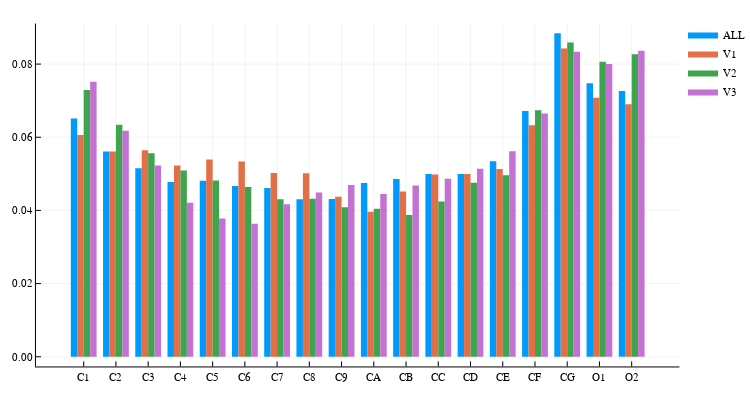

Notebook code cell kept with this figure:
### Code cell
x_lig = repeat(name_lig_v1, outer = 4)
g_lig = repeat(["ALL" ; "V1" ; "V2" ; "V3"], inner = length(mask_lig))

groupedbar(x_lig, hcat(dens_lig_full, dens_lig_v1, dens_lig_v2, dens_lig_v3),
    bar_position = :dodge, linecolor = false, size = (750, 400),
    group = g_lig)

### Figure 1 — Plotly figure (JSON) as saved in the notebook; plotly's stock layout.template omitted (floating-point values rounded to 4 significant figures)
{"data": [{"fill": "tozeroy", "fillcolor": "rgba(0, 154, 250, 1.000)", "legendgroup": "ALL", "line": {"color": "rgba(0, 0, 0, 0)", "dash": "solid", "width": 1}, "mode": "lines", "name": "ALL", "showlegend": true, "type": "scatter", "x": [0.1, 0.1, 0.3, 0.3, 0.1, 0.1], "xaxis": "x", "y": [0.06514, 0, 0, 0.06514, 0.06514, 0.06514], "yaxis": "y"}, {"fill": "tozeroy", "fillcolor": "rgba(0, 154, 250, 1.000)", "legendgroup": "ALL", "line": {"color": "rgba(0, 0, 0, 0)", "dash": "solid", "width": 1}, "mode": "lines", "name": "ALL", "showlegend": false, "type": "scatter", "x": [1.1, 1.1, 1.3, 1.3, 1.1, 1.1], "xaxis": "x", "y": [0.0561, 0, 0, 0.0561, 0.0561, 0.0561], "yaxis": "y"}, {"fill": "tozeroy", "fillcolor": "rgba(0, 154, 250, 1.000)", "legendgroup": "ALL", "line": {"color": "rgba(0, 0, 0, 0)", "dash": "solid", "width": 1}, "mode": "lines", "name": "ALL", "showlegend": false, "type": "scatter", "x": [2.1, 2.1, 2.3, 2.3, 2.1, 2.1], "xaxis": "x", "y": [0.0515, 0, 0, 0.0515, 0.0515, 0.0515], "yaxis": "y"}, {"fill": "tozeroy", "fillcolor": "rgba(0, 154, 250, 1.000)", "legendgroup": "ALL", "line": {"color": "rgba(0, 0, 0, 0)", "dash": "solid", "width": 1}, "mode": "lines", "name": "ALL", "showlegend": false, "type": "scatter", "x": [3.1, 3.1, 3.3, 3.3, 3.1, 3.1], "xaxis": "x", "y": [0.04775, 0, 0, 0.04775, 0.04775, 0.04775], "yaxis": "y"}, {"fill": "tozeroy", "fillcolor": "rgba(0, 154, 250, 1.000)", "legendgroup": "ALL", "line": {"color": "rgba(0, 0, 0, 0)", "dash": "solid", "width": 1}, "mode": "lines", "name": "ALL", "showlegend": false, "type": "scatter", "x": [4.1, 4.1, 4.3, 4.3, 4.1, 4.1], "xaxis": "x", "y": [0.04811, 0, 0, 0.04811, 0.04811, 0.04811], "yaxis": "y"}, {"fill": "tozeroy", "fillcolor": "rgba(0, 154, 250, 1.000)", "legendgroup": "ALL", "line": {"color": "rgba(0, 0, 0, 0)", "dash": "solid", "width": 1}, "mode": "lines", "name": "ALL", "showlegend": false, "type": "scatter", "x": [5.1, 5.1, 5.3, 5.3, 5.1, 5.1], "xaxis": "x", "y": [0.04665, 0, 0, 0.04665, 0.04665, 0.04665], "yaxis": "y"}, {"fill": "tozeroy", "fillcolor": "rgba(0, 154, 250, 1.000)", "legendgroup": "ALL", "line": {"color": "rgba(0, 0, 0, 0)", "dash": "solid", "width": 1}, "mode": "lines", "name": "ALL", "showlegend": false, "type": "scatter", "x": [6.1, 6.1, 6.3, 6.3, 6.1, 6.1], "xaxis": "x", "y": [0.04615, 0, 0, 0.04615, 0.04615, 0.04615], "yaxis": "y"}, {"fill": "tozeroy", "fillcolor": "rgba(0, 154, 250, 1.000)", "legendgroup": "ALL", "line": {"color": "rgba(0, 0, 0, 0)", "dash": "solid", "width": 1}, "mode": "lines", "name": "ALL", "showlegend": false, "type": "scatter", "x": [7.1, 7.1, 7.3, 7.3, 7.1, 7.1], "xaxis": "x", "y": [0.04306, 0, 0, 0.04306, 0.04306, 0.04306], "yaxis": "y"}, {"fill": "tozeroy", "fillcolor": "rgba(0, 154, 250, 1.000)", "legendgroup": "ALL", "line": {"color": "rgba(0, 0, 0, 0)", "dash": "solid", "width": 1}, "mode": "lines", "name": "ALL", "showlegend": false, "type": "scatter", "x": [8.1, 8.1, 8.3, 8.3, 8.1, 8.1], "xaxis": "x", "y": [0.04313, 0, 0, 0.04313, 0.04313, 0.04313], "yaxis": "y"}, {"fill": "tozeroy", "fillcolor": "rgba(0, 154, 250, 1.000)", "legendgroup": "ALL", "line": {"color": "rgba(0, 0, 0, 0)", "dash": "solid", "width": 1}, "mode": "lines", "name": "ALL", "showlegend": false, "type": "scatter", "x": [9.1, 9.1, 9.3, 9.3, 9.1, 9.1], "xaxis": "x", "y": [0.04752, 0, 0, 0.04752, 0.04752, 0.04752], "yaxis": "y"}, {"fill": "tozeroy", "fillcolor": "rgba(0, 154, 250, 1.000)", "legendgroup": "ALL", "line": {"color": "rgba(0, 0, 0, 0)", "dash": "solid", "width": 1}, "mode": "lines", "name": "ALL", "showlegend": false, "type": "scatter", "x": [10.1, 10.1, 10.3, 10.3, 10.1, 10.1], "xaxis": "x", "y": [0.04856, 0, 0, 0.04856, 0.04856, 0.04856], "yaxis": "y"}, {"fill": "tozeroy", "fillcolor": "rgba(0, 154, 250, 1.000)", "legendgroup": "ALL", "line": {"color": "rgba(0, 0, 0, 0)", "dash": "solid", "width": 1}, "mode": "lines", "name": "ALL", "showlegend": false, "type": "scatter", "x": [11.1, 11.1, 11.3, 11.3, 11.1, 11.1], "xaxis": "x", "y": [0.04995, 0, 0, 0.04995, 0.04995, 0.04995], "yaxis": "y"}, {"fill": "tozeroy", "fillcolor": "rgba(0, 154, 250, 1.000)", "legendgroup": "ALL", "line": {"color": "rgba(0, 0, 0, 0)", "dash": "solid", "width": 1}, "mode": "lines", "name": "ALL", "showlegend": false, "type": "scatter", "x": [12.1, 12.1, 12.3, 12.3, 12.1, 12.1], "xaxis": "x", "y": [0.04993, 0, 0, 0.04993, 0.04993, 0.04993], "yaxis": "y"}, {"fill": "tozeroy", "fillcolor": "rgba(0, 154, 250, 1.000)", "legendgroup": "ALL", "line": {"color": "rgba(0, 0, 0, 0)", "dash": "solid", "width": 1}, "mode": "lines", "name": "ALL", "showlegend": false, "type": "scatter", "x": [13.1, 13.1, 13.3, 13.3, 13.1, 13.1], "xaxis": "x", "y": [0.05344, 0, 0, 0.05344, 0.05344, 0.05344], "yaxis": "y"}, {"fill": "tozeroy", "fillcolor": "rgba(0, 154, 250, 1.000)", "legendgroup": "ALL", "line": {"color": "rgba(0, 0, 0, 0)", "dash": "solid", "width": 1}, "mode": "lines", "name": "ALL", "showlegend": false, "type": "scatter", "x": [14.1, 14.1, 14.3, 14.3, 14.1, 14.1], "xaxis": "x", "y": [0.06719, 0, 0, 0.06719, 0.06719, 0.06719], "yaxis": "y"}, {"fill": "tozeroy", "fillcolor": "rgba(0, 154, 250, 1.000)", "legendgroup": "ALL", "line": {"color": "rgba(0, 0, 0, 0)", "dash": "solid", "width": 1}, "mode": "lines", "name": "ALL", "showlegend": false, "type": "scatter", "x": [15.1, 15.1, 15.3, 15.3, 15.1, 15.1], "xaxis": "x", "y": [0.08843, 0, 0, 0.08843, 0.08843, 0.08843], "yaxis": "y"}, {"fill": "tozeroy", "fillcolor": "rgba(0, 154, 250, 1.000)", "legendgroup": "ALL", "line": {"color": "rgba(0, 0, 0, 0)", "dash": "solid", "width": 1}, "mode": "lines", "name": "ALL", "showlegend": false, "type": "scatter", "x": [16.1, 16.1, 16.3, 16.3, 16.1, 16.1], "xaxis": "x", "y": [0.07477, 0, 0, 0.07477, 0.07477, 0.07477], "yaxis": "y"}, {"fill": "tozeroy", "fillcolor": "rgba(0, 154, 250, 1.000)", "legendgroup": "ALL", "line": {"color": "rgba(0, 0, 0, 0)", "dash": "solid", "width": 1}, "mode": "lines", "name": "ALL", "showlegend": false, "type": "scatter", "x": [17.1, 17.1, 17.3, 17.3, 17.1, 17.1], "xaxis": "x", "y": [0.07262, 0, 0, 0.07262, 0.07262, 0.07262], "yaxis": "y"}, {"fill": "tozeroy", "fillcolor": "rgba(227, 111, 71, 1.000)", "legendgroup": "V1", "line": {"color": "rgba(0, 0, 0, 0)", "dash": "solid", "width": 1}, "mode": "lines", "name": "V1", "showlegend": true, "type": "scatter", "x": [0.3, 0.3, 0.5, 0.5, 0.3, 0.3], "xaxis": "x", "y": [0.06058, 0, 0, 0.06058, 0.06058, 0.06058], "yaxis": "y"}, {"fill": "tozeroy", "fillcolor": "rgba(227, 111, 71, 1.000)", "legendgroup": "V1", "line": {"color": "rgba(0, 0, 0, 0)", "dash": "solid", "width": 1}, "mode": "lines", "name": "V1", "showlegend": false, "type": "scatter", "x": [1.3, 1.3, 1.5, 1.5, 1.3, 1.3], "xaxis": "x", "y": [0.05611, 0, 0, 0.05611, 0.05611, 0.05611], "yaxis": "y"}, {"fill": "tozeroy", "fillcolor": "rgba(227, 111, 71, 1.000)", "legendgroup": "V1", "line": {"color": "rgba(0, 0, 0, 0)", "dash": "solid", "width": 1}, "mode": "lines", "name": "V1", "showlegend": false, "type": "scatter", "x": [2.3, 2.3, 2.5, 2.5, 2.3, 2.3], "xaxis": "x", "y": [0.05643, 0, 0, 0.05643, 0.05643, 0.05643], "yaxis": "y"}, {"fill": "tozeroy", "fillcolor": "rgba(227, 111, 71, 1.000)", "legendgroup": "V1", "line": {"color": "rgba(0, 0, 0, 0)", "dash": "solid", "width": 1}, "mode": "lines", "name": "V1", "showlegend": false, "type": "scatter", "x": [3.3, 3.3, 3.5, 3.5, 3.3, 3.3], "xaxis": "x", "y": [0.05226, 0, 0, 0.05226, 0.05226, 0.05226], "yaxis": "y"}, {"fill": "tozeroy", "fillcolor": "rgba(227, 111, 71, 1.000)", "legendgroup": "V1", "line": {"color": "rgba(0, 0, 0, 0)", "dash": "solid", "width": 1}, "mode": "lines", "name": "V1", "showlegend": false, "type": "scatter", "x": [4.3, 4.3, 4.5, 4.5, 4.3, 4.3], "xaxis": "x", "y": [0.05389, 0, 0, 0.05389, 0.05389, 0.05389], "yaxis": "y"}, {"fill": "tozeroy", "fillcolor": "rgba(227, 111, 71, 1.000)", "legendgroup": "V1", "line": {"color": "rgba(0, 0, 0, 0)", "dash": "solid", "width": 1}, "mode": "lines", "name": "V1", "showlegend": false, "type": "scatter", "x": [5.3, 5.3, 5.5, 5.5, 5.3, 5.3], "xaxis": "x", "y": [0.05338, 0, 0, 0.05338, 0.05338, 0.05338], "yaxis": "y"}, {"fill": "tozeroy", "fillcolor": "rgba(227, 111, 71, 1.000)", "legendgroup": "V1", "line": {"color": "rgba(0, 0, 0, 0)", "dash": "solid", "width": 1}, "mode": "lines", "name": "V1", "showlegend": false, "type": "scatter", "x": [6.3, 6.3, 6.5, 6.5, 6.3, 6.3], "xaxis": "x", "y": [0.05022, 0, 0, 0.05022, 0.05022, 0.05022], "yaxis": "y"}, {"fill": "tozeroy", "fillcolor": "rgba(227, 111, 71, 1.000)", "legendgroup": "V1", "line": {"color": "rgba(0, 0, 0, 0)", "dash": "solid", "width": 1}, "mode": "lines", "name": "V1", "showlegend": false, "type": "scatter", "x": [7.3, 7.3, 7.5, 7.5, 7.3, 7.3], "xaxis": "x", "y": [0.05018, 0, 0, 0.05018, 0.05018, 0.05018], "yaxis": "y"}, {"fill": "tozeroy", "fillcolor": "rgba(227, 111, 71, 1.000)", "legendgroup": "V1", "line": {"color": "rgba(0, 0, 0, 0)", "dash": "solid", "width": 1}, "mode": "lines", "name": "V1", "showlegend": false, "type": "scatter", "x": [8.3, 8.3, 8.5, 8.5, 8.3, 8.3], "xaxis": "x", "y": [0.04374, 0, 0, 0.04374, 0.04374, 0.04374], "yaxis": "y"}, {"fill": "tozeroy", "fillcolor": "rgba(227, 111, 71, 1.000)", "legendgroup": "V1", "line": {"color": "rgba(0, 0, 0, 0)", "dash": "solid", "width": 1}, "mode": "lines", "name": "V1", "showlegend": false, "type": "scatter", "x": [9.3, 9.3, 9.5, 9.5, 9.3, 9.3], "xaxis": "x", "y": [0.03962, 0, 0, 0.03962, 0.03962, 0.03962], "yaxis": "y"}, {"fill": "tozeroy", "fillcolor": "rgba(227, 111, 71, 1.000)", "legendgroup": "V1", "line": {"color": "rgba(0, 0, 0, 0)", "dash": "solid", "width": 1}, "mode": "lines", "name": "V1", "showlegend": false, "type": "scatter", "x": [10.3, 10.3, 10.5, 10.5, 10.3, 10.3], "xaxis": "x", "y": [0.04514, 0, 0, 0.04514, 0.04514, 0.04514], "yaxis": "y"}, {"fill": "tozeroy", "fillcolor": "rgba(227, 111, 71, 1.000)", "legendgroup": "V1", "line": {"color": "rgba(0, 0, 0, 0)", "dash": "solid", "width": 1}, "mode": "lines", "name": "V1", "showlegend": false, "type": "scatter", "x": [11.3, 11.3, 11.5, 11.5, 11.3, 11.3], "xaxis": "x", "y": [0.04981, 0, 0, 0.04981, 0.04981, 0.04981], "yaxis": "y"}, {"fill": "tozeroy", "fillcolor": "rgba(227, 111, 71, 1.000)", "legendgroup": "V1", "line": {"color": "rgba(0, 0, 0, 0)", "dash": "solid", "width": 1}, "mode": "lines", "name": "V1", "showlegend": false, "type": "scatter", "x": [12.3, 12.3, 12.5, 12.5, 12.3, 12.3], "xaxis": "x", "y": [0.04996, 0, 0, 0.04996, 0.04996, 0.04996], "yaxis": "y"}, {"fill": "tozeroy", "fillcolor": "rgba(227, 111, 71, 1.000)", "legendgroup": "V1", "line": {"color": "rgba(0, 0, 0, 0)", "dash": "solid", "width": 1}, "mode": "lines", "name": "V1", "showlegend": false, "type": "scatter", "x": [13.3, 13.3, 13.5, 13.5, 13.3, 13.3], "xaxis": "x", "y": [0.05134, 0, 0, 0.05134, 0.05134, 0.05134], "yaxis": "y"}, {"fill": "tozeroy", "fillcolor": "rgba(227, 111, 71, 1.000)", "legendgroup": "V1", "line": {"color": "rgba(0, 0, 0, 0)", "dash": "solid", "width": 1}, "mode": "lines", "name": "V1", "showlegend": false, "type": "scatter", "x": [14.3, 14.3, 14.5, 14.5, 14.3, 14.3], "xaxis": "x", "y": [0.06326, 0, 0, 0.06326, 0.06326, 0.06326], "yaxis": "y"}, {"fill": "tozeroy", "fillcolor": "rgba(227, 111, 71, 1.000)", "legendgroup": "V1", "line": {"color": "rgba(0, 0, 0, 0)", "dash": "solid", "width": 1}, "mode": "lines", "name": "V1", "showlegend": false, "type": "scatter", "x": [15.3, 15.3, 15.5, 15.5, 15.3, 15.3], "xaxis": "x", "y": [0.08424, 0, 0, 0.08424, 0.08424, 0.08424], "yaxis": "y"}, {"fill": "tozeroy", "fillcolor": "rgba(227, 111, 71, 1.000)", "legendgroup": "V1", "line": {"color": "rgba(0, 0, 0, 0)", "dash": "solid", "width": 1}, "mode": "lines", "name": "V1", "showlegend": false, "type": "scatter", "x": [16.3, 16.3, 16.5, 16.5, 16.3, 16.3], "xaxis": "x", "y": [0.07081, 0, 0, 0.07081, 0.07081, 0.07081], "yaxis": "y"}, {"fill": "tozeroy", "fillcolor": "rgba(227, 111, 71, 1.000)", "legendgroup": "V1", "line": {"color": "rgba(0, 0, 0, 0)", "dash": "solid", "width": 1}, "mode": "lines", "name": "V1", "showlegend": false, "type": "scatter", "x": [17.3, 17.3, 17.5, 17.5, 17.3, 17.3], "xaxis": "x", "y": [0.06901, 0, 0, 0.06901, 0.06901, 0.06901], "yaxis": "y"}, {"fill": "tozeroy", "fillcolor": "rgba(62, 164, 78, 1.000)", "legendgroup": "V2", "line": {"color": "rgba(0, 0, 0, 0)", "dash": "solid", "width": 1}, "mode": "lines", "name": "V2", "showlegend": true, "type": "scatter", "x": [0.5, 0.5, 0.7, 0.7, 0.5, 0.5], "xaxis": "x", "y": [0.07294, 0, 0, 0.07294, 0.07294, 0.07294], "yaxis": "y"}, {"fill": "tozeroy", "fillcolor": "rgba(62, 164, 78, 1.000)", "legendgroup": "V2", "line": {"color": "rgba(0, 0, 0, 0)", "dash": "solid", "width": 1}, "mode": "lines", "name": "V2", "showlegend": false, "type": "scatter", "x": [1.5, 1.5, 1.7, 1.7, 1.5, 1.5], "xaxis": "x", "y": [0.06344, 0, 0, 0.06344, 0.06344, 0.06344], "yaxis": "y"}, {"fill": "tozeroy", "fillcolor": "rgba(62, 164, 78, 1.000)", "legendgroup": "V2", "line": {"color": "rgba(0, 0, 0, 0)", "dash": "solid", "width": 1}, "mode": "lines", "name": "V2", "showlegend": false, "type": "scatter", "x": [2.5, 2.5, 2.7, 2.7, 2.5, 2.5], "xaxis": "x", "y": [0.05559, 0, 0, 0.05559, 0.05559, 0.05559], "yaxis": "y"}, {"fill": "tozeroy", "fillcolor": "rgba(62, 164, 78, 1.000)", "legendgroup": "V2", "line": {"color": "rgba(0, 0, 0, 0)", "dash": "solid", "width": 1}, "mode": "lines", "name": "V2", "showlegend": false, "type": "scatter", "x": [3.5, 3.5, 3.7, 3.7, 3.5, 3.5], "xaxis": "x", "y": [0.05092, 0, 0, 0.05092, 0.05092, 0.05092], "yaxis": "y"}, {"fill": "tozeroy", "fillcolor": "rgba(62, 164, 78, 1.000)", "legendgroup": "V2", "line": {"color": "rgba(0, 0, 0, 0)", "dash": "solid", "width": 1}, "mode": "lines", "name": "V2", "showlegend": false, "type": "scatter", "x": [4.5, 4.5, 4.7, 4.7, 4.5, 4.5], "xaxis": "x", "y": [0.0482, 0, 0, 0.0482, 0.0482, 0.0482], "yaxis": "y"}, {"fill": "tozeroy", "fillcolor": "rgba(62, 164, 78, 1.000)", "legendgroup": "V2", "line": {"color": "rgba(0, 0, 0, 0)", "dash": "solid", "width": 1}, "mode": "lines", "name": "V2", "showlegend": false, "type": "scatter", "x": [5.5, 5.5, 5.7, 5.7, 5.5, 5.5], "xaxis": "x", "y": [0.04637, 0, 0, 0.04637, 0.04637, 0.04637], "yaxis": "y"}, {"fill": "tozeroy", "fillcolor": "rgba(62, 164, 78, 1.000)", "legendgroup": "V2", "line": {"color": "rgba(0, 0, 0, 0)", "dash": "solid", "width": 1}, "mode": "lines", "name": "V2", "showlegend": false, "type": "scatter", "x": [6.5, 6.5, 6.7, 6.7, 6.5, 6.5], "xaxis": "x", "y": [0.04305, 0, 0, 0.04305, 0.04305, 0.04305], "yaxis": "y"}, {"fill": "tozeroy", "fillcolor": "rgba(62, 164, 78, 1.000)", "legendgroup": "V2", "line": {"color": "rgba(0, 0, 0, 0)", "dash": "solid", "width": 1}, "mode": "lines", "name": "V2", "showlegend": false, "type": "scatter", "x": [7.5, 7.5, 7.7, 7.7, 7.5, 7.5], "xaxis": "x", "y": [0.04318, 0, 0, 0.04318, 0.04318, 0.04318], "yaxis": "y"}, {"fill": "tozeroy", "fillcolor": "rgba(62, 164, 78, 1.000)", "legendgroup": "V2", "line": {"color": "rgba(0, 0, 0, 0)", "dash": "solid", "width": 1}, "mode": "lines", "name": "V2", "showlegend": false, "type": "scatter", "x": [8.5, 8.5, 8.7, 8.7, 8.5, 8.5], "xaxis": "x", "y": [0.04083, 0, 0, 0.04083, 0.04083, 0.04083], "yaxis": "y"}, {"fill": "tozeroy", "fillcolor": "rgba(62, 164, 78, 1.000)", "legendgroup": "V2", "line": {"color": "rgba(0, 0, 0, 0)", "dash": "solid", "width": 1}, "mode": "lines", "name": "V2", "showlegend": false, "type": "scatter", "x": [9.5, 9.5, 9.7, 9.7, 9.5, 9.5], "xaxis": "x", "y": [0.04045, 0, 0, 0.04045, 0.04045, 0.04045], "yaxis": "y"}, {"fill": "tozeroy", "fillcolor": "rgba(62, 164, 78, 1.000)", "legendgroup": "V2", "line": {"color": "rgba(0, 0, 0, 0)", "dash": "solid", "width": 1}, "mode": "lines", "name": "V2", "showlegend": false, "type": "scatter", "x": [10.5, 10.5, 10.7, 10.7, 10.5, 10.5], "xaxis": "x", "y": [0.03878, 0, 0, 0.03878, 0.03878, 0.03878], "yaxis": "y"}, {"fill": "tozeroy", "fillcolor": "rgba(62, 164, 78, 1.000)", "legendgroup": "V2", "line": {"color": "rgba(0, 0, 0, 0)", "dash": "solid", "width": 1}, "mode": "lines", "name": "V2", "showlegend": false, "type": "scatter", "x": [11.5, 11.5, 11.7, 11.7, 11.5, 11.5], "xaxis": "x", "y": [0.04246, 0, 0, 0.04246, 0.04246, 0.04246], "yaxis": "y"}, {"fill": "tozeroy", "fillcolor": "rgba(62, 164, 78, 1.000)", "legendgroup": "V2", "line": {"color": "rgba(0, 0, 0, 0)", "dash": "solid", "width": 1}, "mode": "lines", "name": "V2", "showlegend": false, "type": "scatter", "x": [12.5, 12.5, 12.7, 12.7, 12.5, 12.5], "xaxis": "x", "y": [0.04758, 0, 0, 0.04758, 0.04758, 0.04758], "yaxis": "y"}, {"fill": "tozeroy", "fillcolor": "rgba(62, 164, 78, 1.000)", "legendgroup": "V2", "line": {"color": "rgba(0, 0, 0, 0)", "dash": "solid", "width": 1}, "mode": "lines", "name": "V2", "showlegend": false, "type": "scatter", "x": [13.5, 13.5, 13.7, 13.7, 13.5, 13.5], "xaxis": "x", "y": [0.04962, 0, 0, 0.04962, 0.04962, 0.04962], "yaxis": "y"}, {"fill": "tozeroy", "fillcolor": "rgba(62, 164, 78, 1.000)", "legendgroup": "V2", "line": {"color": "rgba(0, 0, 0, 0)", "dash": "solid", "width": 1}, "mode": "lines", "name": "V2", "showlegend": false, "type": "scatter", "x": [14.5, 14.5, 14.7, 14.7, 14.5, 14.5], "xaxis": "x", "y": [0.06739, 0, 0, 0.06739, 0.06739, 0.06739], "yaxis": "y"}, {"fill": "tozeroy", "fillcolor": "rgba(62, 164, 78, 1.000)", "legendgroup": "V2", "line": {"color": "rgba(0, 0, 0, 0)", "dash": "solid", "width": 1}, "mode": "lines", "name": "V2", "showlegend": false, "type": "scatter", "x": [15.5, 15.5, 15.7, 15.7, 15.5, 15.5], "xaxis": "x", "y": [0.08589, 0, 0, 0.08589, 0.08589, 0.08589], "yaxis": "y"}, {"fill": "tozeroy", "fillcolor": "rgba(62, 164, 78, 1.000)", "legendgroup": "V2", "line": {"color": "rgba(0, 0, 0, 0)", "dash": "solid", "width": 1}, "mode": "lines", "name": "V2", "showlegend": false, "type": "scatter", "x": [16.5, 16.5, 16.7, 16.7, 16.5, 16.5], "xaxis": "x", "y": [0.08065, 0, 0, 0.08065, 0.08065, 0.08065], "yaxis": "y"}, {"fill": "tozeroy", "fillcolor": "rgba(62, 164, 78, 1.000)", "legendgroup": "V2", "line": {"color": "rgba(0, 0, 0, 0)", "dash": "solid", "width": 1}, "mode": "lines", "name": "V2", "showlegend": false, "type": "scatter", "x": [17.5, 17.5, 17.7, 17.7, 17.5, 17.5], "xaxis": "x", "y": [0.08266, 0, 0, 0.08266, 0.08266, 0.08266], "yaxis": "y"}, {"fill": "tozeroy", "fillcolor": "rgba(195, 113, 210, 1.000)", "legendgroup": "V3", "line": {"color": "rgba(0, 0, 0, 0)", "dash": "solid", "width": 1}, "mode": "lines", "name": "V3", "showlegend": true, "type": "scatter", "x": [0.7, 0.7, 0.9, 0.9, 0.7, 0.7], "xaxis": "x", "y": [0.07514, 0, 0, 0.07514, 0.07514, 0.07514], "yaxis": "y"}, {"fill": "tozeroy", "fillcolor": "rgba(195, 113, 210, 1.000)", "legendgroup": "V3", "line": {"color": "rgba(0, 0, 0, 0)", "dash": "solid", "width": 1}, "mode": "lines", "name": "V3", "showlegend": false, "type": "scatter", "x": [1.7, 1.7, 1.9, 1.9, 1.7, 1.7], "xaxis": "x", "y": [0.06179, 0, 0, 0.06179, 0.06179, 0.06179], "yaxis": "y"}, {"fill": "tozeroy", "fillcolor": "rgba(195, 113, 210, 1.000)", "legendgroup": "V3", "line": {"color": "rgba(0, 0, 0, 0)", "dash": "solid", "width": 1}, "mode": "lines", "name": "V3", "showlegend": false, "type": "scatter", "x": [2.7, 2.7, 2.9, 2.9, 2.7, 2.7], "xaxis": "x", "y": [0.0523, 0, 0, 0.0523, 0.0523, 0.0523], "yaxis": "y"}, {"fill": "tozeroy", "fillcolor": "rgba(195, 113, 210, 1.000)", "legendgroup": "V3", "line": {"color": "rgba(0, 0, 0, 0)", "dash": "solid", "width": 1}, "mode": "lines", "name": "V3", "showlegend": false, "type": "scatter", "x": [3.7, 3.7, 3.9, 3.9, 3.7, 3.7], "xaxis": "x", "y": [0.04208, 0, 0, 0.04208, 0.04208, 0.04208], "yaxis": "y"}, {"fill": "tozeroy", "fillcolor": "rgba(195, 113, 210, 1.000)", "legendgroup": "V3", "line": {"color": "rgba(0, 0, 0, 0)", "dash": "solid", "width": 1}, "mode": "lines", "name": "V3", "showlegend": false, "type": "scatter", "x": [4.7, 4.7, 4.9, 4.9, 4.7, 4.7], "xaxis": "x", "y": [0.03779, 0, 0, 0.03779, 0.03779, 0.03779], "yaxis": "y"}, {"fill": "tozeroy", "fillcolor": "rgba(195, 113, 210, 1.000)", "legendgroup": "V3", "line": {"color": "rgba(0, 0, 0, 0)", "dash": "solid", "width": 1}, "mode": "lines", "name": "V3", "showlegend": false, "type": "scatter", "x": [5.7, 5.7, 5.9, 5.9, 5.7, 5.7], "xaxis": "x", "y": [0.03637, 0, 0, 0.03637, 0.03637, 0.03637], "yaxis": "y"}, {"fill": "tozeroy", "fillcolor": "rgba(195, 113, 210, 1.000)", "legendgroup": "V3", "line": {"color": "rgba(0, 0, 0, 0)", "dash": "solid", "width": 1}, "mode": "lines", "name": "V3", "showlegend": false, "type": "scatter", "x": [6.7, 6.7, 6.9, 6.9, 6.7, 6.7], "xaxis": "x", "y": [0.04167, 0, 0, 0.04167, 0.04167, 0.04167], "yaxis": "y"}, {"fill": "tozeroy", "fillcolor": "rgba(195, 113, 210, 1.000)", "legendgroup": "V3", "line": {"color": "rgba(0, 0, 0, 0)", "dash": "solid", "width": 1}, "mode": "lines", "name": "V3", "showlegend": false, "type": "scatter", "x": [7.7, 7.7, 7.9, 7.9, 7.7, 7.7], "xaxis": "x", "y": [0.04488, 0, 0, 0.04488, 0.04488, 0.04488], "yaxis": "y"}, {"fill": "tozeroy", "fillcolor": "rgba(195, 113, 210, 1.000)", "legendgroup": "V3", "line": {"color": "rgba(0, 0, 0, 0)", "dash": "solid", "width": 1}, "mode": "lines", "name": "V3", "showlegend": false, "type": "scatter", "x": [8.7, 8.7, 8.9, 8.9, 8.7, 8.7], "xaxis": "x", "y": [0.04698, 0, 0, 0.04698, 0.04698, 0.04698], "yaxis": "y"}, {"fill": "tozeroy", "fillcolor": "rgba(195, 113, 210, 1.000)", "legendgroup": "V3", "line": {"color": "rgba(0, 0, 0, 0)", "dash": "solid", "width": 1}, "mode": "lines", "name": "V3", "showlegend": false, "type": "scatter", "x": [9.7, 9.7, 9.9, 9.9, 9.7, 9.7], "xaxis": "x", "y": [0.04451, 0, 0, 0.04451, 0.04451, 0.04451], "yaxis": "y"}, {"fill": "tozeroy", "fillcolor": "rgba(195, 113, 210, 1.000)", "legendgroup": "V3", "line": {"color": "rgba(0, 0, 0, 0)", "dash": "solid", "width": 1}, "mode": "lines", "name": "V3", "showlegend": false, "type": "scatter", "x": [10.7, 10.7, 10.9, 10.9, 10.7, 10.7], "xaxis": "x", "y": [0.0468, 0, 0, 0.0468, 0.0468, 0.0468], "yaxis": "y"}, {"fill": "tozeroy", "fillcolor": "rgba(195, 113, 210, 1.000)", "legendgroup": "V3", "line": {"color": "rgba(0, 0, 0, 0)", "dash": "solid", "width": 1}, "mode": "lines", "name": "V3", "showlegend": false, "type": "scatter", "x": [11.7, 11.7, 11.9, 11.9, 11.7, 11.7], "xaxis": "x", "y": [0.04865, 0, 0, 0.04865, 0.04865, 0.04865], "yaxis": "y"}, {"fill": "tozeroy", "fillcolor": "rgba(195, 113, 210, 1.000)", "legendgroup": "V3", "line": {"color": "rgba(0, 0, 0, 0)", "dash": "solid", "width": 1}, "mode": "lines", "name": "V3", "showlegend": false, "type": "scatter", "x": [12.7, 12.7, 12.9, 12.9, 12.7, 12.7], "xaxis": "x", "y": [0.05139, 0, 0, 0.05139, 0.05139, 0.05139], "yaxis": "y"}, {"fill": "tozeroy", "fillcolor": "rgba(195, 113, 210, 1.000)", "legendgroup": "V3", "line": {"color": "rgba(0, 0, 0, 0)", "dash": "solid", "width": 1}, "mode": "lines", "name": "V3", "showlegend": false, "type": "scatter", "x": [13.7, 13.7, 13.9, 13.9, 13.7, 13.7], "xaxis": "x", "y": [0.05614, 0, 0, 0.05614, 0.05614, 0.05614], "yaxis": "y"}, {"fill": "tozeroy", "fillcolor": "rgba(195, 113, 210, 1.000)", "legendgroup": "V3", "line": {"color": "rgba(0, 0, 0, 0)", "dash": "solid", "width": 1}, "mode": "lines", "name": "V3", "showlegend": false, "type": "scatter", "x": [14.7, 14.7, 14.9, 14.9, 14.7, 14.7], "xaxis": "x", "y": [0.06648, 0, 0, 0.06648, 0.06648, 0.06648], "yaxis": "y"}, {"fill": "tozeroy", "fillcolor": "rgba(195, 113, 210, 1.000)", "legendgroup": "V3", "line": {"color": "rgba(0, 0, 0, 0)", "dash": "solid", "width": 1}, "mode": "lines", "name": "V3", "showlegend": false, "type": "scatter", "x": [15.7, 15.7, 15.9, 15.9, 15.7, 15.7], "xaxis": "x", "y": [0.0834, 0, 0, 0.0834, 0.0834, 0.0834], "yaxis": "y"}, {"fill": "tozeroy", "fillcolor": "rgba(195, 113, 210, 1.000)", "legendgroup": "V3", "line": {"color": "rgba(0, 0, 0, 0)", "dash": "solid", "width": 1}, "mode": "lines", "name": "V3", "showlegend": false, "type": "scatter", "x": [16.7, 16.7, 16.9, 16.9, 16.7, 16.7], "xaxis": "x", "y": [0.08, 0, 0, 0.08, 0.08, 0.08], "yaxis": "y"}, {"fill": "tozeroy", "fillcolor": "rgba(195, 113, 210, 1.000)", "legendgroup": "V3", "line": {"color": "rgba(0, 0, 0, 0)", "dash": "solid", "width": 1}, "mode": "lines", "name": "V3", "showlegend": false, "type": "scatter", "x": [17.7, 17.7, 17.9, 17.9, 17.7, 17.7], "xaxis": "x", "y": [0.08362, 0, 0, 0.08362, 0.08362, 0.08362], "yaxis": "y"}], "layout": {"annotations": [], "height": 400, "legend": {"bgcolor": "rgba(255, 255, 255, 1.000)", "bordercolor": "rgba(0, 0, 0, 1)", "font": {"color": "rgba(0, 0, 0, 1)", "family": "sans-serif", "size": 11}, "tracegroupgap": 0, "x": 1, "y": 1}, "margin": {"b": 20, "l": 0, "r": 0, "t": 20}, "paper_bgcolor": "rgba(255, 255, 255, 1.000)", "plot_bgcolor": "rgba(255, 255, 255, 1.000)", "showlegend": true, "width": 750, "xaxis": {"anchor": "y", "domain": [0.05266, 0.9948], "gridcolor": "rgba(0, 0, 0, 0.1)", "gridwidth": 0.5, "linecolor": "rgba(0, 0, 0, 1)", "mirror": false, "range": [-0.981, 18.98], "showgrid": true, "showline": true, "showticklabels": true, "tickangle": 0, "tickcolor": "rgb(0, 0, 0)", "tickfont": {"color": "rgba(0, 0, 0, 1)", "family": "sans-serif", "size": 11}, "tickmode": "array", "ticks": "inside", "ticktext": ["C1", "C2", "C3", "C4", "C5", "C6", "C7", "C8", "C9", "CA", "CB", "CC", "CD", "CE", "CF", "CG", "O1", "O2"], "tickvals": [0.5, 1.5, 2.5, 3.5, 4.5, 5.5, 6.5, 7.5, 8.5, 9.5, 10.5, 11.5, 12.5, 13.5, 14.5, 15.5, 16.5, 17.5], "title": "", "titlefont": {"color": "rgba(0, 0, 0, 1)", "family": "sans-serif", "size": 15}, "type": "linear", "visible": true, "zeroline": false, "zerolinecolor": "rgba(0, 0, 0, 1)"}, "yaxis": {"anchor": "x", "domain": [0.03762, 0.9902], "gridcolor": "rgba(0, 0, 0, 0.1)", "gridwidth": 0.5, "linecolor": "rgba(0, 0, 0, 1)", "mirror": false, "range": [-0.002653, 0.09108], "showgrid": true, "showline": true, "showticklabels": true, "tickangle": 0, "tickcolor": "rgb(0, 0, 0)", "tickfont": {"color": "rgba(0, 0, 0, 1)", "family": "sans-serif", "size": 11}, "tickmode": "array", "ticks": "inside", "ticktext": ["0.00", "0.02", "0.04", "0.06", "0.08"], "tickvals": [0, 0.02, 0.04, 0.06, 0.08], "title": "", "titlefont": {"color": "rgba(0, 0, 0, 1)", "family": "sans-serif", "size": 15}, "type": "linear", "visible": true, "zeroline": false, "zerolinecolor": "rgba(0, 0, 0, 1)"}}}
